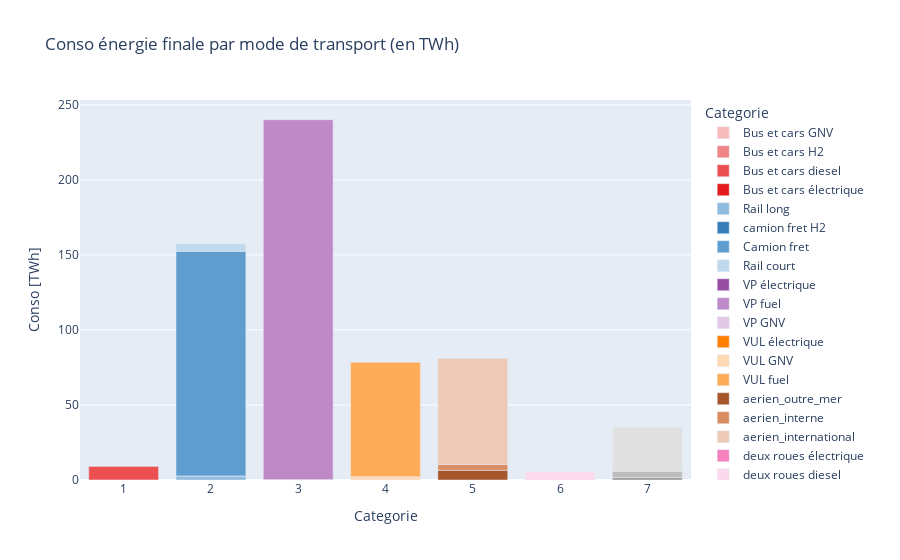

Here is the notebook cell this chart was saved with:
### Markdown cell above
### 4.1 Situation initiale <a class="anchor" id="actuel"></a>

### Code cell
### categories pour avoir des groupes de couleurs dans les graphiques
col_class_dict={'Bus et cars GNV' : 1, 'Bus et cars H2':1, 'Bus et cars diesel':1, 'Bus et cars électrique':1,
 'Rail court':2, 'Rail long':2, 'Camion fret' : 2,'camion fret H2' : 2,
                'VP GNV':3, 'VP fuel':3, 'VP électrique':3,
 'VUL GNV':4, 'VUL fuel':4, 'VUL électrique':4,
 'aerien_international':5, 'aerien_interne':5, 'aerien_outre_mer':5,
 'deux roues diesel':6, 'deux roues électrique':6,
 'Avion fret  international': 7, 'Bateau fret  international': 7,'Train fret':7}

import plotly.express as px
Var = "Conso"
y_df = sim_stock_df.loc[(2021,slice(None),slice(None))].groupby([Energy_system_name])[Var].sum().to_frame().reset_index()
#y_df.loc[:,"Categorie"]=pd.MultiIndex.from_tuples([(str(col_class_dict[key]),key) for key in y_df.Categorie])
color_dict = gen_grouped_color_map(col_class_dict)
y_df["class"]=[col_class_dict[cat] for cat in y_df["Categorie"]]
y_df=y_df.sort_values(by=['class'])
fig = px.bar(y_df,x="class", y=Var, color="Categorie", title="Wide-Form Input",color_discrete_map=color_dict)
fig=fig.update_layout(title_text="Conso énergie finale par mode de transport (en TWh)", xaxis_title="Categorie",yaxis_title="Conso [TWh]")
fig.show()

### Figure 1 — Plotly figure (JSON) as saved in the notebook; plotly's stock layout.template omitted (floating-point values rounded to 4 significant figures)
{"data": [{"alignmentgroup": "True", "hovertemplate": "Categorie=Bus et cars GNV<br>class=%{x}<br>Conso=%{y}<extra></extra>", "legendgroup": "Bus et cars GNV", "marker": {"color": "#f7babb", "pattern": {"shape": ""}}, "name": "Bus et cars GNV", "offsetgroup": "Bus et cars GNV", "orientation": "v", "showlegend": true, "textposition": "auto", "x": [1], "xaxis": "x", "y": [0.02985], "yaxis": "y", "type": "bar"}, {"alignmentgroup": "True", "hovertemplate": "Categorie=Bus et cars H2<br>class=%{x}<br>Conso=%{y}<extra></extra>", "legendgroup": "Bus et cars H2", "marker": {"color": "#f18486", "pattern": {"shape": ""}}, "name": "Bus et cars H2", "offsetgroup": "Bus et cars H2", "orientation": "v", "showlegend": true, "textposition": "auto", "x": [1], "xaxis": "x", "y": [0.004394], "yaxis": "y", "type": "bar"}, {"alignmentgroup": "True", "hovertemplate": "Categorie=Bus et cars diesel<br>class=%{x}<br>Conso=%{y}<extra></extra>", "legendgroup": "Bus et cars diesel", "marker": {"color": "#eb4f50", "pattern": {"shape": ""}}, "name": "Bus et cars diesel", "offsetgroup": "Bus et cars diesel", "orientation": "v", "showlegend": true, "textposition": "auto", "x": [1], "xaxis": "x", "y": [9.221], "yaxis": "y", "type": "bar"}, {"alignmentgroup": "True", "hovertemplate": "Categorie=Bus et cars électrique<br>class=%{x}<br>Conso=%{y}<extra></extra>", "legendgroup": "Bus et cars électrique", "marker": {"color": "#e41a1c", "pattern": {"shape": ""}}, "name": "Bus et cars électrique", "offsetgroup": "Bus et cars électrique", "orientation": "v", "showlegend": true, "textposition": "auto", "x": [1], "xaxis": "x", "y": [0.004126], "yaxis": "y", "type": "bar"}, {"alignmentgroup": "True", "hovertemplate": "Categorie=Rail long<br>class=%{x}<br>Conso=%{y}<extra></extra>", "legendgroup": "Rail long", "marker": {"color": "#90bbde", "pattern": {"shape": ""}}, "name": "Rail long", "offsetgroup": "Rail long", "orientation": "v", "showlegend": true, "textposition": "auto", "x": [2], "xaxis": "x", "y": [2.576], "yaxis": "y", "type": "bar"}, {"alignmentgroup": "True", "hovertemplate": "Categorie=camion fret H2<br>class=%{x}<br>Conso=%{y}<extra></extra>", "legendgroup": "camion fret H2", "marker": {"color": "#377eb8", "pattern": {"shape": ""}}, "name": "camion fret H2", "offsetgroup": "camion fret H2", "orientation": "v", "showlegend": true, "textposition": "auto", "x": [2], "xaxis": "x", "y": [0.135], "yaxis": "y", "type": "bar"}, {"alignmentgroup": "True", "hovertemplate": "Categorie=Camion fret<br>class=%{x}<br>Conso=%{y}<extra></extra>", "legendgroup": "Camion fret", "marker": {"color": "#5f9dcf", "pattern": {"shape": ""}}, "name": "Camion fret", "offsetgroup": "Camion fret", "orientation": "v", "showlegend": true, "textposition": "auto", "x": [2], "xaxis": "x", "y": [149.7], "yaxis": "y", "type": "bar"}, {"alignmentgroup": "True", "hovertemplate": "Categorie=Rail court<br>class=%{x}<br>Conso=%{y}<extra></extra>", "legendgroup": "Rail court", "marker": {"color": "#c0d9ec", "pattern": {"shape": ""}}, "name": "Rail court", "offsetgroup": "Rail court", "orientation": "v", "showlegend": true, "textposition": "auto", "x": [2], "xaxis": "x", "y": [5.116], "yaxis": "y", "type": "bar"}, {"alignmentgroup": "True", "hovertemplate": "Categorie=VP électrique<br>class=%{x}<br>Conso=%{y}<extra></extra>", "legendgroup": "VP électrique", "marker": {"color": "#984ea3", "pattern": {"shape": ""}}, "name": "VP électrique", "offsetgroup": "VP électrique", "orientation": "v", "showlegend": true, "textposition": "auto", "x": [3], "xaxis": "x", "y": [0.2976], "yaxis": "y", "type": "bar"}, {"alignmentgroup": "True", "hovertemplate": "Categorie=VP fuel<br>class=%{x}<br>Conso=%{y}<extra></extra>", "legendgroup": "VP fuel", "marker": {"color": "#be89c6", "pattern": {"shape": ""}}, "name": "VP fuel", "offsetgroup": "VP fuel", "orientation": "v", "showlegend": true, "textposition": "auto", "x": [3], "xaxis": "x", "y": [239.9], "yaxis": "y", "type": "bar"}, {"alignmentgroup": "True", "hovertemplate": "Categorie=VP GNV<br>class=%{x}<br>Conso=%{y}<extra></extra>", "legendgroup": "VP GNV", "marker": {"color": "#e1c8e5", "pattern": {"shape": ""}}, "name": "VP GNV", "offsetgroup": "VP GNV", "orientation": "v", "showlegend": true, "textposition": "auto", "x": [3], "xaxis": "x", "y": [0.4007], "yaxis": "y", "type": "bar"}, {"alignmentgroup": "True", "hovertemplate": "Categorie=VUL électrique<br>class=%{x}<br>Conso=%{y}<extra></extra>", "legendgroup": "VUL électrique", "marker": {"color": "#ff7f00", "pattern": {"shape": ""}}, "name": "VUL électrique", "offsetgroup": "VUL électrique", "orientation": "v", "showlegend": true, "textposition": "auto", "x": [4], "xaxis": "x", "y": [0.0431], "yaxis": "y", "type": "bar"}, {"alignmentgroup": "True", "hovertemplate": "Categorie=VUL GNV<br>class=%{x}<br>Conso=%{y}<extra></extra>", "legendgroup": "VUL GNV", "marker": {"color": "#ffd9b2", "pattern": {"shape": ""}}, "name": "VUL GNV", "offsetgroup": "VUL GNV", "orientation": "v", "showlegend": true, "textposition": "auto", "x": [4], "xaxis": "x", "y": [2.142], "yaxis": "y", "type": "bar"}, {"alignmentgroup": "True", "hovertemplate": "Categorie=VUL fuel<br>class=%{x}<br>Conso=%{y}<extra></extra>", "legendgroup": "VUL fuel", "marker": {"color": "#ffac59", "pattern": {"shape": ""}}, "name": "VUL fuel", "offsetgroup": "VUL fuel", "orientation": "v", "showlegend": true, "textposition": "auto", "x": [4], "xaxis": "x", "y": [76.31], "yaxis": "y", "type": "bar"}, {"alignmentgroup": "True", "hovertemplate": "Categorie=aerien_outre_mer<br>class=%{x}<br>Conso=%{y}<extra></extra>", "legendgroup": "aerien_outre_mer", "marker": {"color": "#a65628", "pattern": {"shape": ""}}, "name": "aerien_outre_mer", "offsetgroup": "aerien_outre_mer", "orientation": "v", "showlegend": true, "textposition": "auto", "x": [5], "xaxis": "x", "y": [6.532], "yaxis": "y", "type": "bar"}, {"alignmentgroup": "True", "hovertemplate": "Categorie=aerien_interne<br>class=%{x}<br>Conso=%{y}<extra></extra>", "legendgroup": "aerien_interne", "marker": {"color": "#d98c60", "pattern": {"shape": ""}}, "name": "aerien_interne", "offsetgroup": "aerien_interne", "orientation": "v", "showlegend": true, "textposition": "auto", "x": [5], "xaxis": "x", "y": [3.739], "yaxis": "y", "type": "bar"}, {"alignmentgroup": "True", "hovertemplate": "Categorie=aerien_international<br>class=%{x}<br>Conso=%{y}<extra></extra>", "legendgroup": "aerien_international", "marker": {"color": "#edcab6", "pattern": {"shape": ""}}, "name": "aerien_international", "offsetgroup": "aerien_international", "orientation": "v", "showlegend": true, "textposition": "auto", "x": [5], "xaxis": "x", "y": [70.76], "yaxis": "y", "type": "bar"}, {"alignmentgroup": "True", "hovertemplate": "Categorie=deux roues électrique<br>class=%{x}<br>Conso=%{y}<extra></extra>", "legendgroup": "deux roues électrique", "marker": {"color": "#f781bf", "pattern": {"shape": ""}}, "name": "deux roues électrique", "offsetgroup": "deux roues électrique", "orientation": "v", "showlegend": true, "textposition": "auto", "x": [6], "xaxis": "x", "y": [0.01955], "yaxis": "y", "type": "bar"}, {"alignmentgroup": "True", "hovertemplate": "Categorie=deux roues diesel<br>class=%{x}<br>Conso=%{y}<extra></extra>", "legendgroup": "deux roues diesel", "marker": {"color": "#fdd9ec", "pattern": {"shape": ""}}, "name": "deux roues diesel", "offsetgroup": "deux roues diesel", "orientation": "v", "showlegend": true, "textposition": "auto", "x": [6], "xaxis": "x", "y": [5.432], "yaxis": "y", "type": "bar"}, {"alignmentgroup": "True", "hovertemplate": "Categorie=Train fret<br>class=%{x}<br>Conso=%{y}<extra></extra>", "legendgroup": "Train fret", "marker": {"color": "#999999", "pattern": {"shape": ""}}, "name": "Train fret", "offsetgroup": "Train fret", "orientation": "v", "showlegend": true, "textposition": "auto", "x": [7], "xaxis": "x", "y": [1.608], "yaxis": "y", "type": "bar"}, {"alignmentgroup": "True", "hovertemplate": "Categorie=Bateau fret  international<br>class=%{x}<br>Conso=%{y}<extra></extra>", "legendgroup": "Bateau fret  international", "marker": {"color": "#bdbdbd", "pattern": {"shape": ""}}, "name": "Bateau fret  international", "offsetgroup": "Bateau fret  international", "orientation": "v", "showlegend": true, "textposition": "auto", "x": [7], "xaxis": "x", "y": [4.295], "yaxis": "y", "type": "bar"}, {"alignmentgroup": "True", "hovertemplate": "Categorie=Avion fret  international<br>class=%{x}<br>Conso=%{y}<extra></extra>", "legendgroup": "Avion fret  international", "marker": {"color": "#e0e0e0", "pattern": {"shape": ""}}, "name": "Avion fret  international", "offsetgroup": "Avion fret  international", "orientation": "v", "showlegend": true, "textposition": "auto", "x": [7], "xaxis": "x", "y": [29.44], "yaxis": "y", "type": "bar"}], "layout": {"xaxis": {"anchor": "y", "domain": [0.0, 1.0], "title": {"text": "Categorie"}}, "yaxis": {"anchor": "x", "domain": [0.0, 1.0], "title": {"text": "Conso [TWh]"}}, "legend": {"title": {"text": "Categorie"}, "tracegroupgap": 0}, "title": {"text": "Conso énergie finale par mode de transport (en TWh)"}, "barmode": "relative"}}
